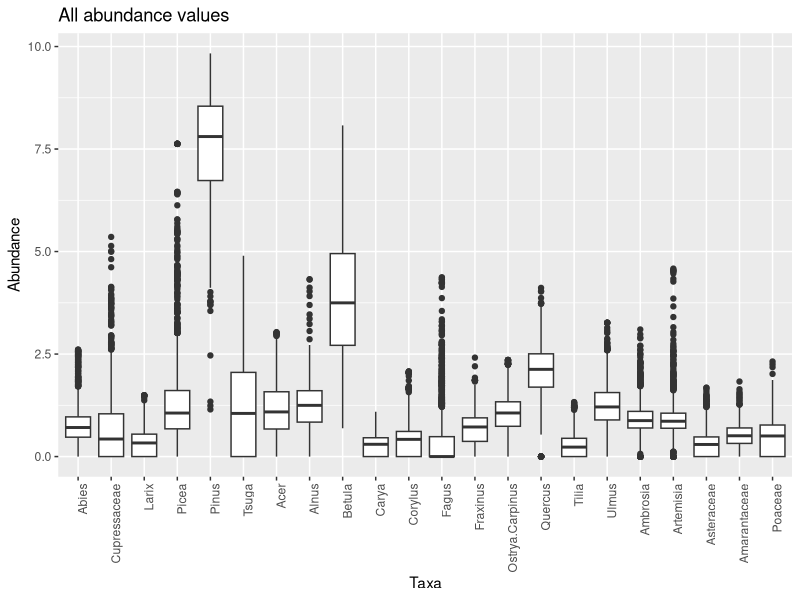
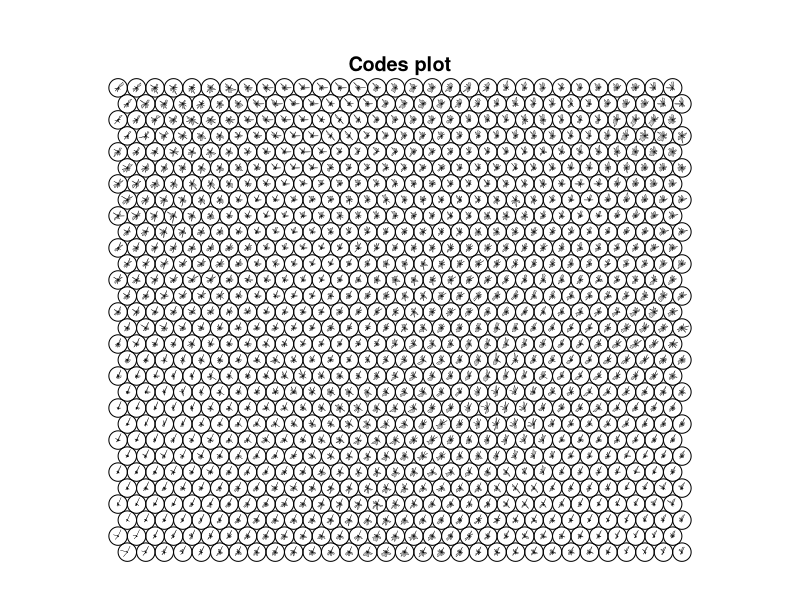
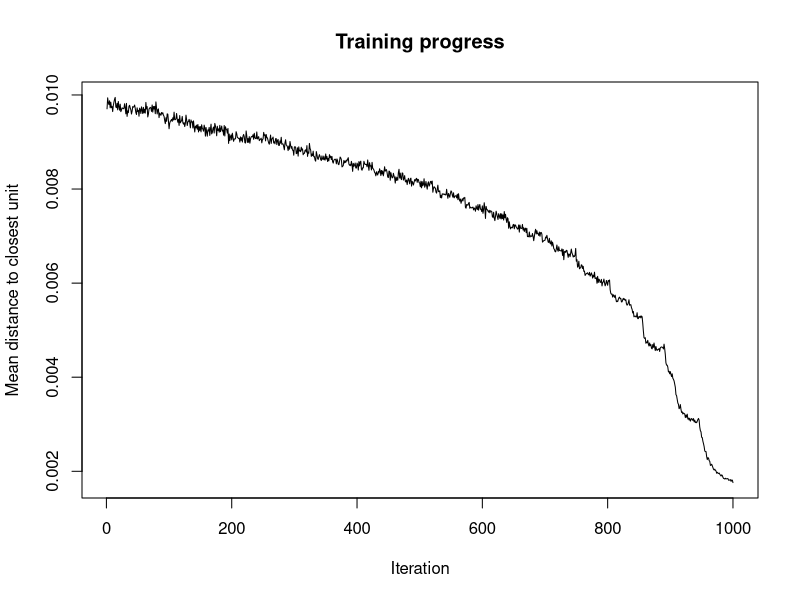
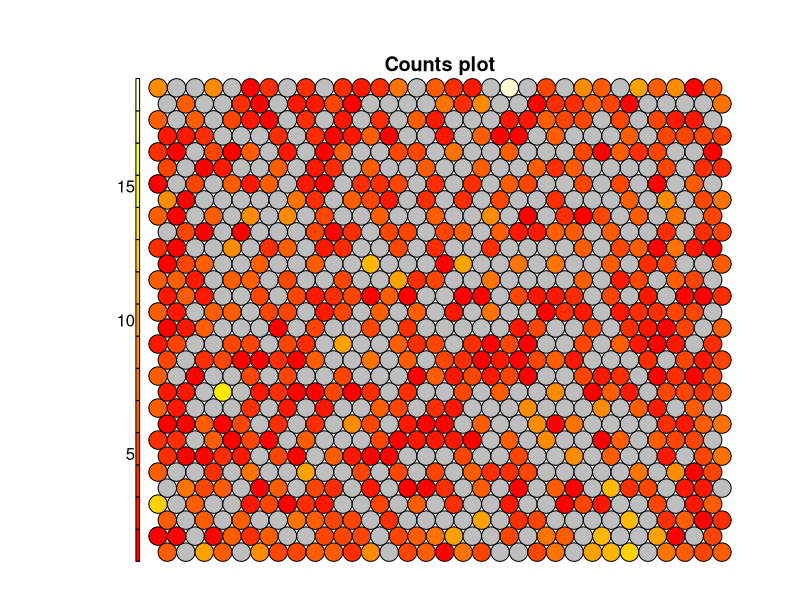
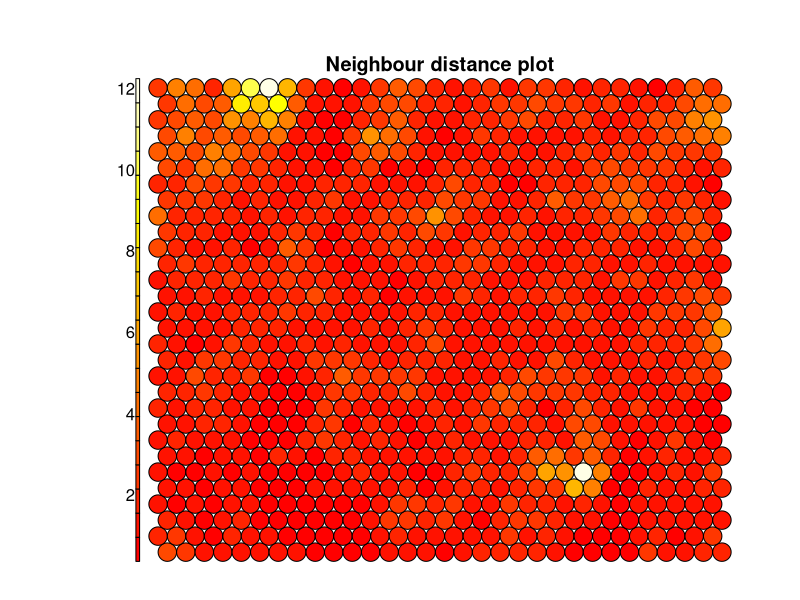
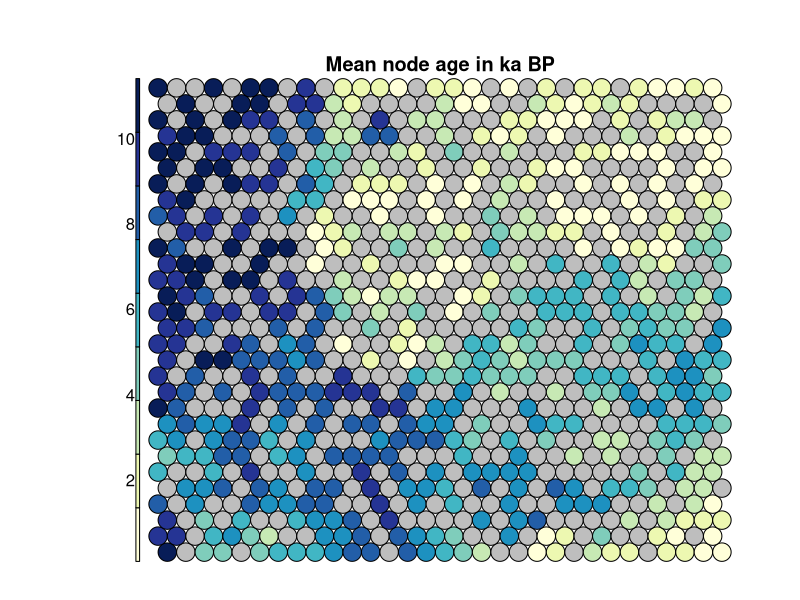
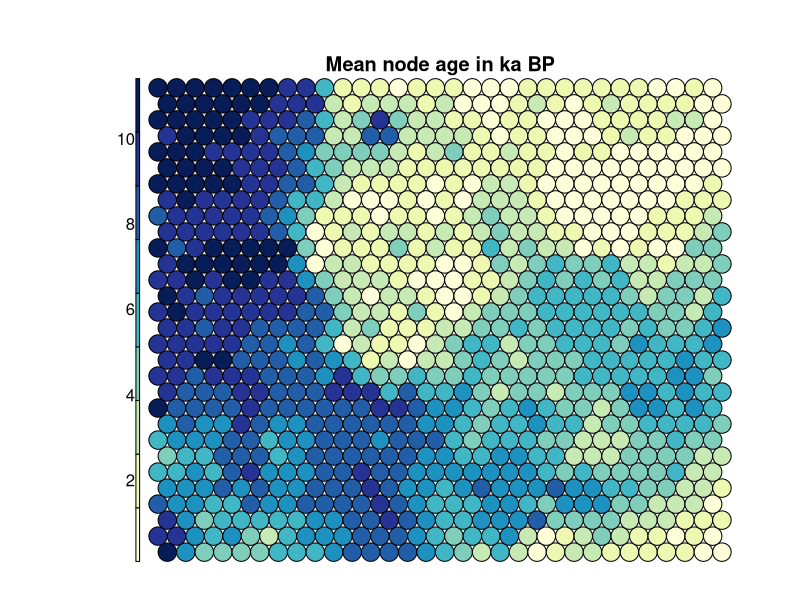
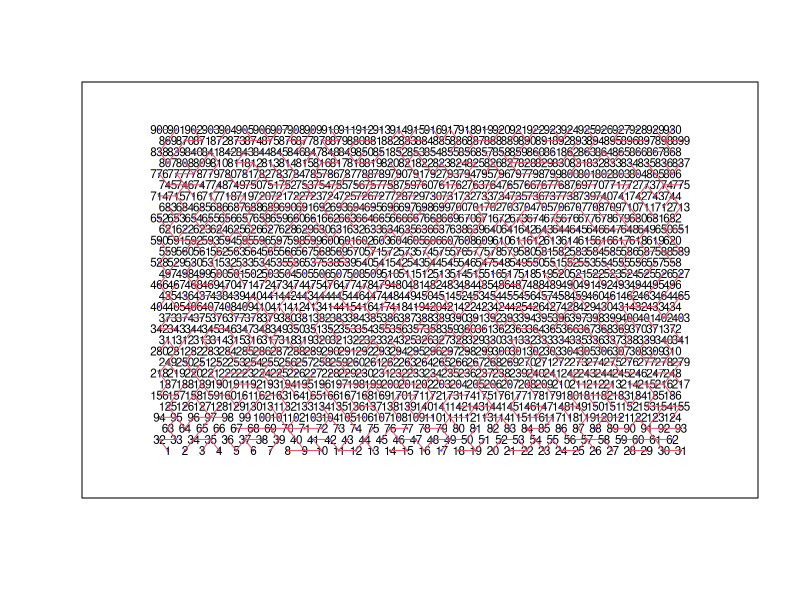

Write R code to recreate these figures, in order.
## ---- chunk 1
set.seed(3980)

require(spdep)
require(kohonen)
require(RColorBrewer)
require(ggplot2)
require(reshape2)
## ---- chunk 2
gl <- read.csv("./Data/GreatLakesAll_500.csv")
sitesf <- as.factor(substr(gl$Sample,0,4))
ages <- gl$YrBP
## ---- chunk 3
poll <- gl[,3:24]
pollSum <- apply(poll,1,sum)
poll <- poll/pollSum*100
poll.s<- sqrt(poll)
## ---- chunk 4
plot.df = melt(poll.s, variable.name = "Taxa", value.name = "Abundance")
x = ggplot(plot.df, aes(x=Taxa, y=Abundance)) + geom_boxplot() 
x = x + ggtitle("All abundance values") + theme(axis.text.x = element_text(angle = 90, hjust = 1))
print(x)
## ---- chunk 5
gridX<-31
gridY<-30
grid.som <-somgrid(gridX, gridY, "hexagonal")
## ---- chunk 6
poll.som <- som(as.matrix(poll.s), grid = grid.som, rlen=1000)
plot(poll.som, codeRendering="stars")
## ---- chunk 7
plot(poll.som, type="changes")
## ---- chunk 8
plot(poll.som, type="counts")
## ---- chunk 9
plot(poll.som, type="dist.neighbours")
## ---- chunk 10
myRCBage = function(n, pal="YlGnBu") {
  brewer.pal(n, pal)
}
nnodes = gridX*gridY
nodeAge = rep(NA, nnodes)
for (i in 1:nnodes) {
  nodeID = which(poll.som$unit.classif == i)
  if (length(nodeID) >0) {
    nodeAge[i] = mean(ages[nodeID])
  }
}

plot(poll.som, type="property", property=nodeAge/1000, main="Mean node age in ka BP",
     palette.name=myRCBage, ncolors=9)
#add.cluster.boundaries(poll.som, poll.som.kmean$cluster)
## ---- chunk 11
myRCBage = function(n, pal="YlGnBu") {
  brewer.pal(n, pal)
}
nnodes = gridX*gridY
nodeAge = rep(NA, nnodes)
grid.dist = unit.distances(poll.som$grid)
for (i in 1:nnodes) {
  nodeID = which(poll.som$unit.classif == i)
  if (length(nodeID) >0) {
    nodeAge[i] = mean(ages[nodeID])
  } else {
    nID = which(grid.dist[i,] < 2)
    nodeID = which(poll.som$unit.classif %in% nID)
    nodeAge[i] = mean(ages[nodeID], na.rm=TRUE)
  }
}

plot(poll.som, type="property", property=nodeAge/1000, main="Mean node age in ka BP",
     palette.name=myRCBage, ncolors=9)
#add.cluster.boundaries(poll.som, poll.som.kmean$cluster)
## ---- chunk 12
som.nb = graph2nb(gabrielneigh(grid.som$pts),sym=TRUE)
#plot(som.nb, grid.som$pts)
## ---- chunk 13
lcosts <- nbcosts(som.nb, poll.som$codes[[1]])
nb.w <- nb2listw(som.nb, lcosts, style="B")
## ---- chunk 14
nbclus = 6
som.mst <- mstree(nb.w,nbclus-1)
plot(som.mst, grid.som$pts, col=2,       
     cex.lab=.7, cex.circles=0.035, fg="blue")
## ---- chunk 15
som.skat <- skater(som.mst[,1:2], poll.som$codes[[1]], ncuts=(nbclus-1))
som.clus = som.skat$groups
table(som.clus)
## ---- chunk 16
plot(som.skat, grid.som$pts, cex.circles=0.035, cex.lab=.7)
## ---- chunk 17
myRCBcls = function(n, pal="Dark2") {
  brewer.pal(n, pal)
}
plot(poll.som, type="property", property=as.numeric(som.clus), main="Cluster map", 
     palette.name=myRCBcls, ncolors=nbclus, heatkeywidth = .5)
add.cluster.boundaries(poll.som, som.clus)
## ---- chunk 18
plot.df = cbind(melt(poll.som$codes[[1]], varnames = c("Grid","Taxa"),
                     value.name = "Score"), Clus=as.factor(rep(som.clus, 22)))

x = ggplot(plot.df, aes(x=Taxa, y=Score, fill=Clus)) + geom_boxplot() + facet_wrap(~Clus)
x = x + ggtitle("All abundance values") + theme(axis.text.x = element_text(angle = 90, hjust = 1))
print(x)
## ---- chunk 19
plot.df = data.frame(age=nodeAge, cluster=as.factor(som.clus))
x = ggplot(plot.df, aes(x=reorder(cluster, age*-1, FUN=median, na.rm=TRUE), y=age, fill=cluster)) + geom_boxplot()
x = x + theme_bw() + scale_x_discrete("Cluster") + scale_y_continuous("Age BP")
x = x + ggtitle("Cluster occurrence by age")
print(x)
## ---- chunk 20
myRCBpol = function(n, pal="Greens") {
  brewer.pal(n, pal)
}
taxNames = names(poll)
for (i in 1:length(taxNames)) {
  plot(poll.som, type="property", property=poll.som$codes[[1]][,taxNames[i]], main=taxNames[i], 
       palette.name=myRCBpol, ncolors=9)
  add.cluster.boundaries(poll.som, som.clus)
}
## ---- chunk 21
# allsites = unique(sitesf)
# for (i in 1:length(allsites)) {
#   siteID= which(sitesf==allsites[i])
#   plot(poll.som, type="dist.neighbours", keepMargins=TRUE, main=allsites[i])
#   add.cluster.boundaries(poll.som, som.clus)
#   site.crd <- poll.som$grid$pts[poll.som$unit.classif,][siteID,]
#   lines(site.crd, lwd=2)
#   points(jitter(site.crd))
# }
